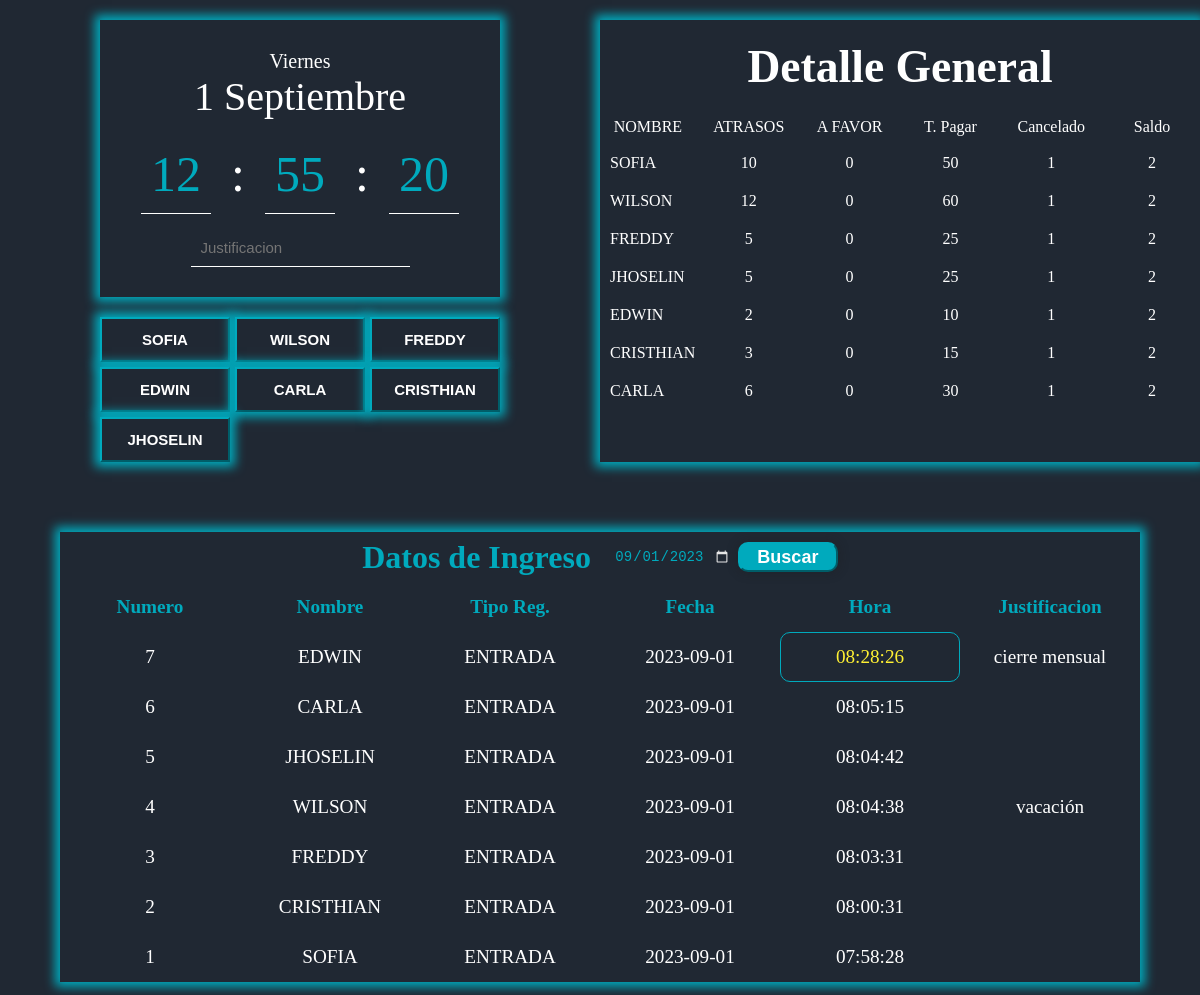
The page / on the database its author committed.
### tables this page shows
CREATE TABLE funcionarios 
(id int,
nombre text,
apellido text,
cargo text);

CREATE TABLE registros (
	id int,
	tipo int,
	fecha int,
	justificativo text,
	afavor int, 
    hora int);

### reloj.php (called while the page is built, shortened)
<?php
    $fecha_actual = date("Y-m-d");
    if(isset($_POST["filtro"])){
        $filtroFecha = $_POST["filtro"];
    }else{
        $filtroFecha = $fecha_actual;
    };
?>

### index.php (the view, shortened to what this page needs)
<?php
    include("conex.php");
    include("reloj.php");
?>
<!DOCTYPE html>
<html lang="es">
<head>
    <link rel="stylesheet" href="style.css">
</head>
<body>
    <form action="" method="post">
        <div class="cont_principal">
            <div class="cont_registro">
                <div class="reloj">
                    <p class="dia" id="dia">--</p>
                    <p class="mes" id="mes">--</p>
                    <div class="hora" id="hora">
                        <p>00</p>
                        <p class="separador">:</p>
                        <p>00</p>
                        <p class="separador">:</p>
                        <p>00</p>
                    </div>
                    <input type="text" name="justifi"  placeholder = "Justificacion">
                </div>
                <div class="boton">
                    <input type="submit" name="sofia" id="sofia" value="SOFIA">
                    <input type="submit" name="wilson" id="wilson" value="WILSON">
                    <input type="submit" name="freddy" id="freddy" value="FREDDY">
                    <input type="submit" name="edwin" id="edwin" value="EDWIN">
                    <input type="submit" name="carla" id="carla" value="CARLA">
                    <input type="submit" name="cristhian" id="cristhian" value="CRISTHIAN">
                    <input type="submit" name="jhoselin" id="jhoselin" value="JHOSELIN">
                </div>
            </div>
            <div class="general">
                <div class="detalle_total">
                    <div class="det_titulo">
                        <h2>Detalle General</h2>
                    </div>
                    <div class="subtitulos">
                        <p>NOMBRE</p>
                        <p>ATRASOS</p>
                        <p>A FAVOR</p>
                        <p>T. Pagar</p>
                        <p>Cancelado</p>
                        <p>Saldo</p>
                    </div>
                    <div class="informacion">
                        <?php
                            $select2 = "select (select a.nombre from funcionarios a where a.id=c.id) as nombre,
                            ((select count(*) from registros b where cast((strftime('%w', b.fecha)) as integer) <> 6 and b.hora > '08:05:59' and c.id = b.id and justificativo = '' or justificativo is null)
                            +
                            (select count(*) from registros b where cast((strftime('%w', b.fecha)) as integer) = 6 and b.hora > '08:35:59' and c.id = b.id and justificativo = '' or justificativo is null)) as total,
                            (select count(*) from registros where afavor <> 0 and id = c.id) as afavor,
                            (((select count(*) from registros b where cast((strftime('%w', b.fecha)) as integer) <> 6 and b.hora > '08:05:59' and c.id = b.id and justificativo = '' or justificativo is null)
                            +
                            (select count(*) from registros b where cast((strftime('%w', b.fecha)) as integer) = 6 and b.hora > '08:35:59' and c.id = b.id and justificativo = '' or justificativo is null))*5) as t_general,
                            '1' as cancelado,'2' as saldo
                            from registros c
                            GROUP BY 1
                            order by id;";
                            $resultado2 = $db->query($select2);
                            while($row2 = $resultado2->fetchArray()){
                        ?>
                            <div class="td_nombre"><?php echo $row2["nombre"];?></div>
                            <div class="td_dato"><?php echo $row2["total"];?></div>
                            <div class="td_dato"><?php echo $row2["afavor"];?></div>
                            <div class="td_dato"><?php echo $row2["t_general"];?></div>
                            <div class="td_dato"><?php echo $row2["cancelado"];?></div>
                            <div class="td_dato"><?php echo $row2["saldo"];?></div>
                        <?php }?>
                    </div>
                </div>
            </div>
        </div>
        <div class="tabla">
            <div class="tb-title">Datos de Ingreso
                <input type="date" name="filtro" id="filtrofecha" value="<?php echo $filtroFecha?>">
                <input type="submit" name="b_fecha" value="Buscar" id="btnbuscar">
            </div>
            <div class="tb-header">Numero</div>
            <div class="tb-header">Nombre</div>
            <div class="tb-header">Tipo Reg.</div>
            <div class="tb-header">Fecha</div>
            <div class="tb-header">Hora</div>
            <div class="tb-header">Justificacion</div>
            <?php
                $select = "select '1' as fila,
                (select a.nombre from funcionarios a where a.id=b.id) as nombre,
                b.tipo,b.fecha,b.hora,b.justificativo
                from registros b
                where b.fecha = '$filtroFecha'
                order by b.fecha desc, b.hora desc";
                $resultado = $db->query($select);
                $select3 = $db->query("select count(*) from registros where fecha = '$filtroFecha'");
                $result = $select3->fetchArray();
                $num_registros = $result[0] + 1;
                while($row = $resultado->fetchArray()){
                    $num_registros--;
            ?>
            <div class="tb-item"><?php echo $num_registros;?></div>
            <div class="tb-item"><?php echo $row["nombre"];?></div>
            <div class="tb-item"><?php echo $row["tipo"];?></div>
            <div class="tb-item"><?php echo $row["fecha"];?></div>
            <?php
                if (($diasemana = date('N',strtotime($filtroFecha))) == 6){
                    if(strtotime($row["hora"]) > strtotime("08:35:59")){
            ?>
                        <div class="tb-item" id="hora"><?php echo $row["hora"];?></div>
            <?php
                    }else{
            ?>
                        <div class="tb-item" ><?php echo $row["hora"];?></div>
            <?php
                    }
                }else{
                    if(strtotime($row["hora"]) > strtotime("08:05:59")){
            ?>
                        <div class="tb-item" id="hora"><?php echo $row["hora"];?></div>
            <?php
                    }else{
            ?>
                        <div class="tb-item" ><?php echo $row["hora"];?></div>
            <?php
                    }
                }
            ?>
            <div class="tb-item"><?php echo $row["justificativo"];?></div>
            <?php
                }
            ?>
        </div>
    </form>
</body>
</html>

### style.css (style rules this page uses)
:root { --color1:#202833; --color2:#00AABD; --color3:#ffffff; --color4:rgba(31, 31, 31, 0.3); }
* { margin: 0; padding: 0; box-sizing: border-box; }
body { background-color: var(--color1); }
.cont_principal { display: grid; grid-template-columns: repeat(2, 1fr); }
.reloj { width: 400px; color: var(--color3); text-align: center; padding: 30px; margin: 20px auto; user-select: none; box-shadow: 0px 0px 10px 5px var(--color2); }
.reloj .dia { font-size: 20px; filter: none; }
.reloj .mes { font-size: 40px; }
.reloj .hora { display: flex; justify-content: center; margin-top: 15px; margin-bottom: 15px; color: var(--color2); }
.reloj .hora p { font-size: 50px; background-color: var(--color1); padding: 10px; margin: 0px 5px; border-bottom: 1px solid var(--color3); }
.reloj .hora .separador { border-bottom: none; color: var(--color3); }
.reloj input { color: var(--color2); margin-top: 30px; font-size: 15px; background-color: transparent; padding: 10px; margin: 0px 5px; appearance: none; -webkit-appearance: none; -moz-appearance: none; border: none; border-bottom: 1px solid var(--color3); }
.boton { width: 400px; margin: 20px auto; display: grid; grid-template-columns: repeat(3, 1fr); grid-gap: 5px 5px; }
.boton input { font-size: 15px; background: var(--color1); border-color: var(--color2); color: var(--color3); font-weight: bold; text-align: center; padding: 12px 5px; box-shadow: 0px 0px 10px 5px var(--color2); }
#btnbuscar { width: 100px; height: 30px; font-size: 18px; background: var(--color2); border-color: var(--color2); color: var(--color3); font-weight: bold; text-align: center; border-radius: 10px; box-shadow: 0px 0px 10px 2px var(--color4); }
.tabla { width: 90%; color: var(--color3); margin: 50px auto; text-align: center; display: grid; grid-template-columns: repeat(6,1fr); grid-auto-rows: 50px; box-shadow: 0px 0px 10px 5px var(--color2); }
.tb-title { grid-column-start: 1; grid-column-end: 7; color: var(--color2); display: flex; align-items: center; justify-content: center; font-weight: bold; font-size: 2em; }
.tb-header, .tb-item { display: flex; justify-content: center; align-items: center; }
.tb-header { font-weight: bold; font-size: 1.2em; color: var(--color2); }
.tb-item { padding: 10px; font-size: 1.2em; }
.tabla #hora { border-radius: 10px; border-style: solid; border-color: var(--color2); border-width: 1px; color: rgb(255, 241, 51); }
.tabla .tb-title #filtrofecha { height: 30px; color: var(--color2); font-size: 14px; background-color: var(--color1); margin: 0 5px 0 15px; border: none; text-align: center; }
.general { width: 600px; color: var(--color3); text-align: center; margin: 20px auto; user-select: none; box-shadow: 0px 0px 10px 5px var(--color2); }
.det_titulo { grid-column-start: 1; grid-column-end: 5; display: flex; align-items: center; justify-content: center; font-weight: bold; font-size: 1.9em; padding-top: 20px; margin-bottom: 25px; }
.subtitulos { width: 600px; margin: 10px auto; display: grid; grid-template-columns: repeat(6, 1fr); grid-gap: 5px 5px; }
.informacion { width: 600px; margin: 5px auto; display: grid; grid-template-columns: repeat(6, 1fr); grid-gap: 5px 5px; }
.td_nombre { font-size: 1em; text-align: left; padding: 7.5px 0 7.5px 10px; }
.td_dato { text-align: center; padding-top: 7.5px; }

### rows shown on the page
funcionarios: nombre "EDWIN", registros.tipo "ENTRADA", registros.fecha "2023-09-01", registros.hora "08:28:26", registros.justificativo "cierre mensual"
funcionarios: nombre "CARLA", registros.tipo "ENTRADA", registros.fecha "2023-09-01", registros.hora "08:05:15"
funcionarios: nombre "JHOSELIN", registros.tipo "ENTRADA", registros.fecha "2023-09-01", registros.hora "08:04:42"
funcionarios: nombre "WILSON", registros.tipo "ENTRADA", registros.fecha "2023-09-01", registros.hora "08:04:38", registros.justificativo "vacación"
funcionarios: nombre "FREDDY", registros.tipo "ENTRADA", registros.fecha "2023-09-01", registros.hora "08:03:31"
funcionarios: nombre "CRISTHIAN", registros.tipo "ENTRADA", registros.fecha "2023-09-01", registros.hora "08:00:31"
funcionarios: nombre "SOFIA", registros.tipo "ENTRADA", registros.fecha "2023-09-01", registros.hora "07:58:28"

### other values the page prints
$row2["nombre"] "SOFIA"
$row2["total"] "10"
$row2["afavor"] "0"
$row2["t_general"] "50"
$row2["cancelado"] "1"
$row2["saldo"] "2"
$row2["nombre"] "WILSON"
$row2["total"] "12"
$row2["t_general"] "60"
$row2["nombre"] "FREDDY"
$row2["total"] "5"
$row2["t_general"] "25"
$row2["nombre"] "JHOSELIN"
$row2["nombre"] "EDWIN"
$row2["total"] "2"
